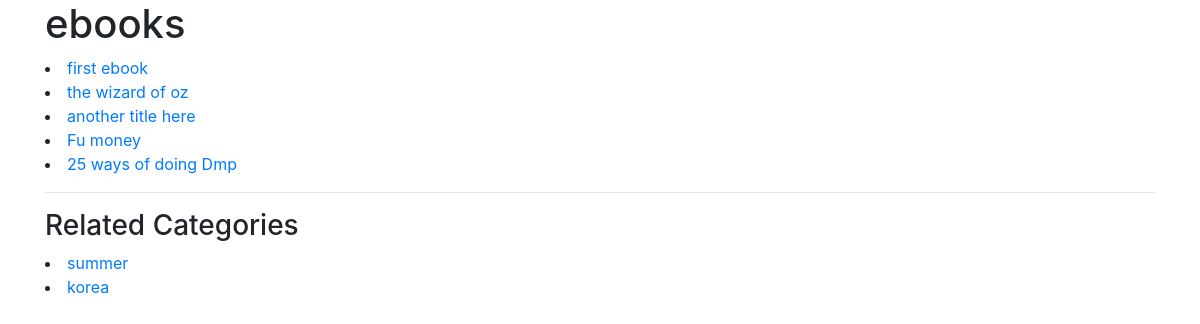
The page /products/category/ebooks/ on the database its author committed.
### products/models.py (models this page shows, shortened)
class Category(models.Model):
    product = models.ManyToManyField(Product)
    title = models.CharField(max_length=120)
    description = models.CharField(max_length=500)
    slug = models.SlugField()
    timestamp = models.DateTimeField(auto_now_add=True,auto_now=False)
    updated = models.DateTimeField(auto_now_add=False,auto_now=True)
    def __str__(self):
        return str(self.title)
    class Meta:
        verbose_name = "Category"
        verbose_name_plural = "Categories"
    def get_absolute_url(self):
        return reverse('products:category',args=[self.slug])

class Product(models.Model):
    seller = models.ForeignKey(SellerAccount,on_delete=models.CASCADE)
    name = models.CharField(max_length=120)
    description = models.CharField(max_length=500,null=True,blank=True)
    download = models.FileField(upload_to=download_loc,storage=FileSystemStorage(location=protected_loc),null=True,blank=True)
    price = models.DecimalField(max_digits=60,decimal_places=2)
    sale_price = models.DecimalField(max_digits=60,decimal_places=2,null=True,blank=True)
    slug= models.SlugField()
    timestamp = models.DateTimeField(auto_now_add=True,auto_now=False)
    updated = models.DateTimeField(auto_now_add=False,auto_now=True)
    active = models.BooleanField(default=True)
    def __str__(self):
        return self.name
    def get_absolute_url(self,):
        return reverse('products:single_product',args=[self.slug])

### products/views.py (the view)
# urls.py: url(r'^category/(?P<slug>.*)/$',category_single,name="category"),
def category_single(request,slug):
    try:
        category = Category.objects.get(slug=slug)
    except:
        raise Http404
    products = category.product.all()
    related = []
    for item in products:
        product_categories = item.category_set.all()
        for single_category in product_categories:
            if not single_category == category:
                related.append(single_category)
    context = {
        'category':category,
        'products':products,
        'related':related,
    }
    return render(request,"products/category.html",context)

### products/templates/products/category.html
{% extends "base.html" %}
{% block content %}
<h1>{{ category }}</h1>
{% for item in products %}
<li>
  <a href="{{ item.get_absolute_url }}">{{ item }}</a>
</li>
{% endfor %}
<hr/>
{% if related %}
<h3>Related Categories</h3>
{% for item in related %}
<li>
  <a href="{{ item.get_absolute_url }}">{{ item }}</a>
</li>
{% endfor %}
{% endif %}
{% endblock %}

### rows shown on the page
Category: title "ebooks"
Product: name "first ebook"
Product: name "the wizard of oz"
Product: name "another title here"
Product: name "Fu money"
Product: name "25 ways of doing Dmp"
Category: title "summer"
Category: title "korea"
